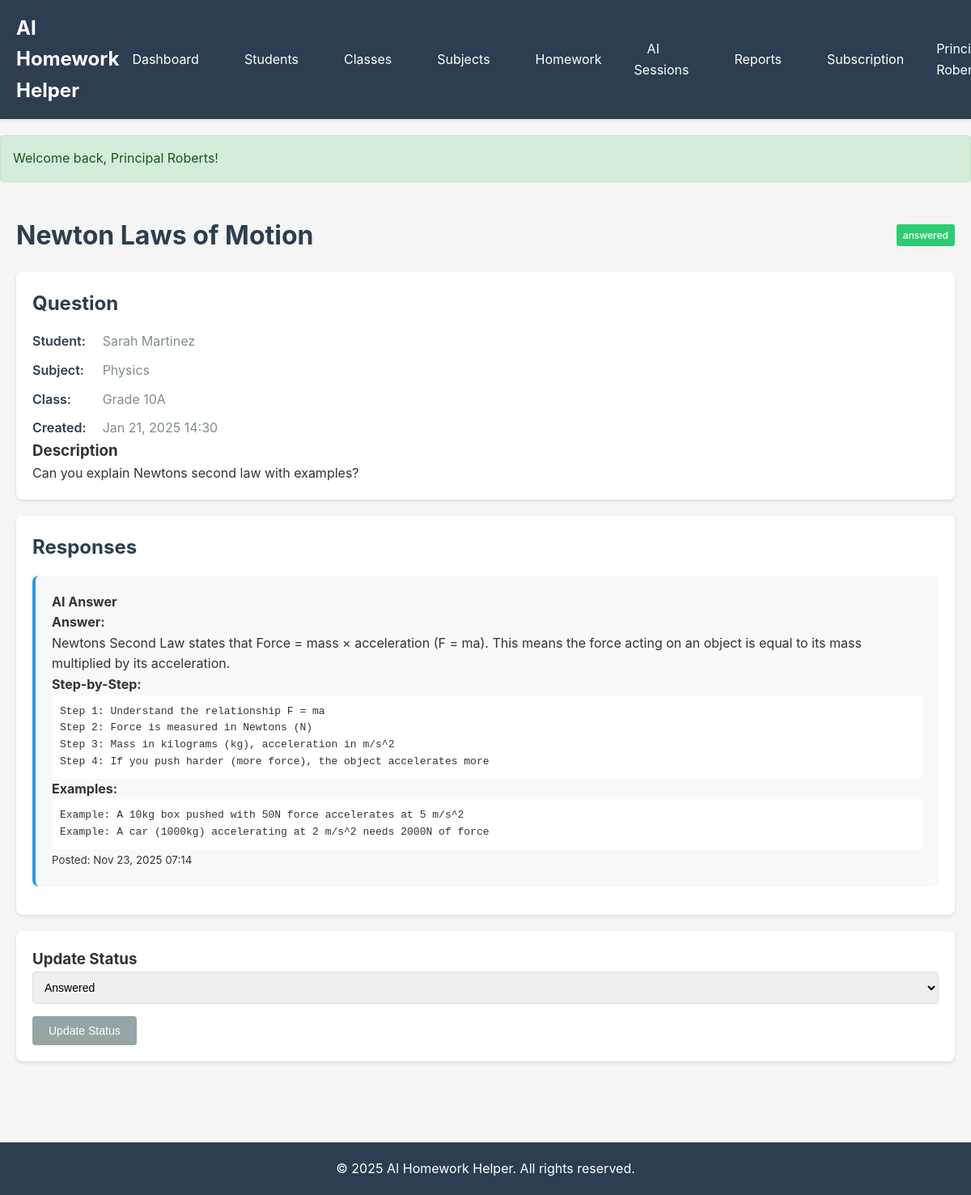
The page /homework/2 (signed in) on the database its author committed.
### tables this page shows
CREATE TABLE `homework` (
  `id` INT(11) UNSIGNED NOT NULL AUTO_INCREMENT,
  `tenant_id` INT(11) UNSIGNED NOT NULL,
  `student_id` INT(11) UNSIGNED NOT NULL,
  `subject_id` INT(11) UNSIGNED NOT NULL,
  `class_id` INT(11) UNSIGNED NULL,
  `title` VARCHAR(255) NOT NULL,
  `description` TEXT NOT NULL,
  `image` VARCHAR(255) NULL,
  `deadline` DATETIME NULL,
  `status` ENUM('new', 'in_progress', 'answered', 'reviewed', 'closed') NOT NULL DEFAULT 'new',
  `priority` ENUM('low', 'medium', 'high') NOT NULL DEFAULT 'medium',
  `created_by` INT(11) UNSIGNED NULL,
  `created_at` DATETIME NOT NULL DEFAULT CURRENT_TIMESTAMP,
  `updated_at` DATETIME NULL ON UPDATE CURRENT_TIMESTAMP,
  PRIMARY KEY (`id`),
  KEY `tenant_id` (`tenant_id`),
  KEY `student_id` (`student_id`),
  KEY `subject_id` (`subject_id`),
  KEY `class_id` (`class_id`),
  KEY `status` (`status`),
  KEY `created_at` (`created_at`),
  FOREIGN KEY (`tenant_id`) REFERENCES `tenants` (`id`) ON DELETE CASCADE,
  FOREIGN KEY (`student_id`) REFERENCES `students` (`id`) ON DELETE CASCADE,
  FOREIGN KEY (`subject_id`) REFERENCES `subjects` (`id`),
  FOREIGN KEY (`class_id`) REFERENCES `classes` (`id`) ON DELETE SET NULL,
  FOREIGN KEY (`created_by`) REFERENCES `users` (`id`) ON DELETE SET NULL
);

CREATE TABLE `students` (
  `id` INT(11) UNSIGNED NOT NULL AUTO_INCREMENT,
  `tenant_id` INT(11) UNSIGNED NOT NULL,
  `user_id` INT(11) UNSIGNED NULL,
  `class_id` INT(11) UNSIGNED NULL,
  `name` VARCHAR(255) NOT NULL,
  `email` VARCHAR(255) NULL,
  `grade_level` VARCHAR(50) NULL,
  `parent_name` VARCHAR(255) NULL,
  `parent_email` VARCHAR(255) NULL,
  `parent_phone` VARCHAR(50) NULL,
  `avatar` VARCHAR(255) NULL,
  `status` ENUM('active', 'inactive') NOT NULL DEFAULT 'active',
  `created_at` DATETIME NOT NULL DEFAULT CURRENT_TIMESTAMP,
  `updated_at` DATETIME NULL ON UPDATE CURRENT_TIMESTAMP,
  PRIMARY KEY (`id`),
  KEY `tenant_id` (`tenant_id`),
  KEY `user_id` (`user_id`),
  KEY `class_id` (`class_id`),
  KEY `status` (`status`),
  FOREIGN KEY (`tenant_id`) REFERENCES `tenants` (`id`) ON DELETE CASCADE,
  FOREIGN KEY (`user_id`) REFERENCES `users` (`id`) ON DELETE SET NULL,
  FOREIGN KEY (`class_id`) REFERENCES `classes` (`id`) ON DELETE SET NULL
);

CREATE TABLE `subjects` (
  `id` INT(11) UNSIGNED NOT NULL AUTO_INCREMENT,
  `tenant_id` INT(11) UNSIGNED NOT NULL,
  `name` VARCHAR(255) NOT NULL,
  `code` VARCHAR(50) NULL,
  `description` TEXT NULL,
  `status` ENUM('active', 'inactive') NOT NULL DEFAULT 'active',
  `created_at` DATETIME NOT NULL DEFAULT CURRENT_TIMESTAMP,
  `updated_at` DATETIME NULL ON UPDATE CURRENT_TIMESTAMP,
  PRIMARY KEY (`id`),
  KEY `tenant_id` (`tenant_id`),
  KEY `status` (`status`),
  FOREIGN KEY (`tenant_id`) REFERENCES `tenants` (`id`) ON DELETE CASCADE
);

CREATE TABLE `classes` (
  `id` INT(11) UNSIGNED NOT NULL AUTO_INCREMENT,
  `tenant_id` INT(11) UNSIGNED NOT NULL,
  `name` VARCHAR(255) NOT NULL,
  `grade_level` VARCHAR(50) NULL,
  `description` TEXT NULL,
  `status` ENUM('active', 'archived') NOT NULL DEFAULT 'active',
  `created_at` DATETIME NOT NULL DEFAULT CURRENT_TIMESTAMP,
  `updated_at` DATETIME NULL ON UPDATE CURRENT_TIMESTAMP,
  PRIMARY KEY (`id`),
  KEY `tenant_id` (`tenant_id`),
  KEY `status` (`status`),
  FOREIGN KEY (`tenant_id`) REFERENCES `tenants` (`id`) ON DELETE CASCADE
);

CREATE TABLE `homework_responses` (
  `id` INT(11) UNSIGNED NOT NULL AUTO_INCREMENT,
  `tenant_id` INT(11) UNSIGNED NOT NULL,
  `homework_id` INT(11) UNSIGNED NOT NULL,
  `response_type` ENUM('ai', 'teacher', 'student') NOT NULL,
  `user_id` INT(11) UNSIGNED NULL,
  `content` TEXT NOT NULL,
  `step_by_step` TEXT NULL,
  `examples` TEXT NULL,
  `related_topics` TEXT NULL,
  `is_helpful` TINYINT(1) NULL,
  `created_at` DATETIME NOT NULL DEFAULT CURRENT_TIMESTAMP,
  `updated_at` DATETIME NULL ON UPDATE CURRENT_TIMESTAMP,
  PRIMARY KEY (`id`),
  KEY `tenant_id` (`tenant_id`),
  KEY `homework_id` (`homework_id`),
  KEY `response_type` (`response_type`),
  FOREIGN KEY (`tenant_id`) REFERENCES `tenants` (`id`) ON DELETE CASCADE,
  FOREIGN KEY (`homework_id`) REFERENCES `homework` (`id`) ON DELETE CASCADE,
  FOREIGN KEY (`user_id`) REFERENCES `users` (`id`) ON DELETE SET NULL
);

### app/views/homework/show.php (the view, shortened to what the rows shown need)
<?php require __DIR__ . '/../layouts/header.php'; ?>
<div class="container">
    <div class="page-header">
        <h1><?php echo htmlspecialchars($homework['title']); ?></h1>
        <span class="badge badge-<?php echo $homework['status']; ?>"><?php echo $homework['status']; ?></span>
    </div>
    <div class="card">
        <h2>Question</h2>
        <dl class="info-list">
            <dt>Student:</dt>
            <dd><?php echo htmlspecialchars($homework['student_name']); ?></dd>
            <dt>Subject:</dt>
            <dd><?php echo htmlspecialchars($homework['subject_name']); ?></dd>
            <dt>Class:</dt>
            <dd><?php echo htmlspecialchars($homework['class_name'] ?: 'N/A'); ?></dd>
            <dt>Created:</dt>
            <dd><?php echo date('M d, Y H:i', strtotime($homework['created_at'])); ?></dd>
        </dl>
        <h3>Description</h3>
        <p><?php echo nl2br(htmlspecialchars($homework['description'])); ?></p>
    </div>
    <?php if (!empty($responses)): ?>
        <div class="card">
            <h2>Responses</h2>
            <?php foreach ($responses as $response): ?>
                <div class="response <?php echo $response['response_type']; ?>">
                    <h4>
                        <?php if ($response['response_type'] === 'ai'): ?>
                            AI Answer
                        <?php elseif ($response['response_type'] === 'teacher'): ?>
                            Teacher Comment - <?php echo htmlspecialchars($response['user_name'] ?? 'Teacher'); ?>
                        <?php endif; ?>
                    </h4>
                    <p><strong>Answer:</strong></p>
                    <p><?php echo nl2br(htmlspecialchars($response['content'])); ?></p>
                    <?php if ($response['step_by_step']): ?>
                        <p><strong>Step-by-Step:</strong></p>
                        <pre><?php echo htmlspecialchars($response['step_by_step']); ?></pre>
                    <?php endif; ?>
                    <?php if ($response['examples']): ?>
                        <p><strong>Examples:</strong></p>
                        <pre><?php echo htmlspecialchars($response['examples']); ?></pre>
                    <?php endif; ?>
                    <small>Posted: <?php echo date('M d, Y H:i', strtotime($response['created_at'])); ?></small>
                </div>
            <?php endforeach; ?>
        </div>
    <?php endif; ?>
    <?php if (Auth::hasRole(['tenant_admin', 'teacher'])): ?>
        <div class="card">
            <h3>Update Status</h3>
            <form method="POST" action="/homework/<?php echo $homework['id']; ?>/status">
                <div class="form-group">
                    <select name="status" class="form-control">
                        <option value="answered" <?php echo $homework['status'] === 'answered' ? 'selected' : ''; ?>>Answered</option>
                    </select>
                </div>
                <button type="submit" class="btn btn-secondary">Update Status</button>
            </form>
        </div>
    <?php endif; ?>
</div>
<?php require __DIR__ . '/../layouts/footer.php'; ?>

### rows shown on the page
homework: title "Newton Laws of Motion", status "answered", student.name "Sarah Martinez", subject.name "Physics", class.name "Grade 10A", created_at "Jan 21, 2025 14:30", description "Can you explain Newtons second law with examples?", status "Answered"
homework_responses: response_type "AI Answer", content "Newtons Second Law states that Force = mass × acceleration (F = ma). This means the force acting on an object is equal to its mass multiplied by its acceleration.", step_by_step "Step 1: Understand the relationship F = ma Step 2: Force is measured in Newtons (N) Step 3: Mass in kilograms (kg), acceleration in m/s^2 Step 4: If you push harder (more force), the object accelerates more", examples "Example: A 10kg box pushed with 50N force accelerates at 5 m/s^2 Example: A car (1000kg) accelerating at 2 m/s^2 needs 2000N of force", created_at "Nov 23, 2025 07:14"

### other values the page prints
$message "Welcome back, Principal Roberts!"
